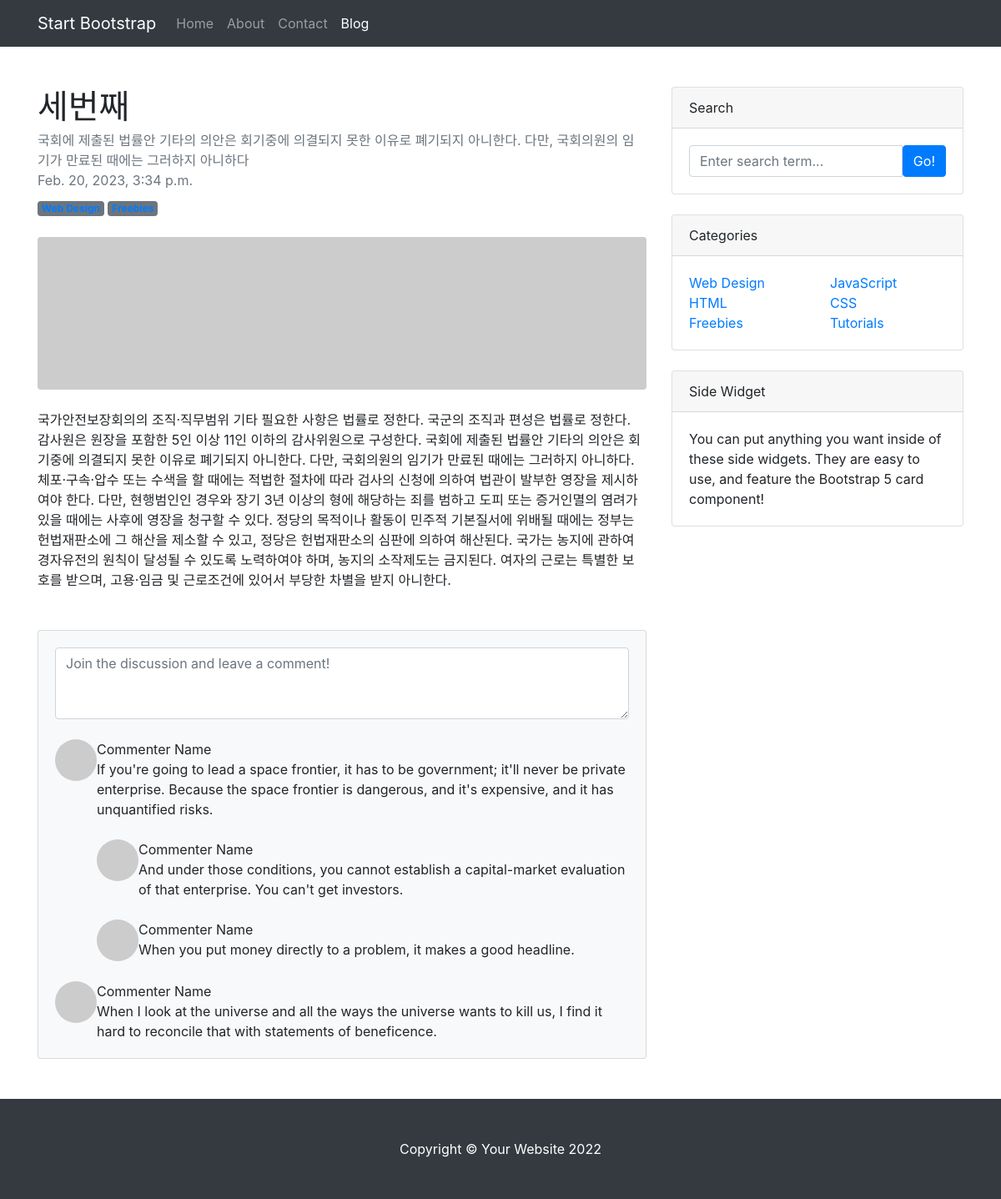
The page /blog/6/ on the database its author committed.
### blog/models.py (models this page shows, shortened)
class Post(models.Model):
    title = models.CharField(max_length=30)
    hook_text = models.CharField(max_length=100, blank=True)
    content = models.TextField()
    head_image = models.ImageField(upload_to='blog/images/%Y/%m/%d/', blank=True)
    file_upload = models.FileField(upload_to='blog/files/%Y/%m/%d/', blank=True)
    created_at = models.DateTimeField(auto_now_add=True)
    updated_at = models.DateTimeField(auto_now=True)

### blog/views.py (the view)
# urls.py: path('<int:pk>/', views.PostDetail.as_view()),
class PostDetail(DetailView):
    model = Post

### blog/templates/blog/post_detail.html (shortened to what this page needs)
<!DOCTYPE html>
{% load static %}
<html lang="en">
<head>
    <link rel="stylesheet" href="{% static 'blog/bootstrap/bootstrap.min.css' %}" media="screen">
    <link href="{% static 'blog/css/blog-post.css' %}" rel="stylesheet" media="screen"/>
    <link href="{% static 'blog/fontawesome/css/fontawesome.css' %}" rel="stylesheet" media="screen">
    <link href="{% static 'blog/fontawesome/css/brands.css' %}" rel="stylesheet" media="screen">
    <link href="{% static 'blog/fontawesome/css/solid.css' %}" rel="stylesheet" media="screen">
</head>
<body>
<nav class="navbar navbar-expand-lg navbar-dark bg-dark fixed-top">
    <div class="container">
        <a class="navbar-brand" href="#!">Start Bootstrap</a>
        <div class="collapse navbar-collapse" id="navbarSupportedContent">
            <ul class="navbar-nav ms-auto mb-2 mb-lg-0">
                <li class="nav-item"><a class="nav-link" href="#">Home</a></li>
                <li class="nav-item"><a class="nav-link" href="#!">About</a></li>
                <li class="nav-item"><a class="nav-link" href="#!">Contact</a></li>
                <li class="nav-item"><a class="nav-link active" aria-current="page" href="#">Blog</a></li>
            </ul>
        </div>
    </div>
</nav>
<div class="container mt-5">
    <div class="row">
        <div class="col-lg-8">
            <article>
                <header class="mb-4">
                    <h1 class="fw-bolder mb-1">{{ post.title }}</h1>
                    <ht class="text-muted">{{ post.hook_text }}</ht>
                    <div class="text-muted fst-italic mb-2">{{ post.created_at }}</div>
                    <a class="badge bg-secondary text-decoration-none link-light" href="#!">Web Design</a>
                    <a class="badge bg-secondary text-decoration-none link-light" href="#!">Freebies</a>
                </header>
                {% if post.head_image %}
                <figure class="mb-4">
                    <img class="img-fluid rounded" src="{{ post.head_image.url }}" alt="{{ p }} head image"/>
                </figure>
                {% else %}
                <figure class="mb-4">
                    <img class="img-fluid rounded" src="https://picsum.photos/seed/{{ post.id }}/800/200"
                         alt=" random image "/>
                </figure>
                {% endif %}
                <section class="mb-5">
                    {{ post.content  }}
                </section>
            </article>
            <section class="mb-5">
                <div class="card bg-light">
                    <div class="card-body">
                        <form class="mb-4"><textarea class="form-control" rows="3"
                                                     placeholder="Join the discussion and leave a comment!"></textarea>
                        </form>
                        <div class="d-flex mb-4">
                            <div class="flex-shrink-0"><img class="rounded-circle"
                                                            src="https://dummyimage.com/50x50/ced4da/6c757d.jpg"
                                                            alt="..."/></div>
                            <div class="ms-3">
                                <div class="fw-bold">Commenter Name</div>
                                If you're going to lead a space frontier, it has to be government; it'll never be
                                private enterprise. Because the space frontier is dangerous, and it's expensive, and it
                                has unquantified risks.
                                <div class="d-flex mt-4">
                                    <div class="flex-shrink-0"><img class="rounded-circle"
                                                                    src="https://dummyimage.com/50x50/ced4da/6c757d.jpg"
                                                                    alt="..."/></div>
                                    <div class="ms-3">
                                        <div class="fw-bold">Commenter Name</div>
                                        And under those conditions, you cannot establish a capital-market evaluation of
                                        that enterprise. You can't get investors.
                                    </div>
                                </div>
                                <div class="d-flex mt-4">
                                    <div class="flex-shrink-0"><img class="rounded-circle"
                                                                    src="https://dummyimage.com/50x50/ced4da/6c757d.jpg"
                                                                    alt="..."/></div>
                                    <div class="ms-3">
                                        <div class="fw-bold">Commenter Name</div>
                                        When you put money directly to a problem, it makes a good headline.
                                    </div>
                                </div>
                            </div>
                        </div>
                        <div class="d-flex">
                            <div class="flex-shrink-0"><img class="rounded-circle"
                                                            src="https://dummyimage.com/50x50/ced4da/6c757d.jpg"
                                                            alt="..."/></div>
                            <div class="ms-3">
                                <div class="fw-bold">Commenter Name</div>
                                When I look at the universe and all the ways the universe wants to kill us, I find it
                                hard to reconcile that with statements of beneficence.
                            </div>
                        </div>
                    </div>
                </div>
            </section>
        </div>
        <div class="col-lg-4">
            <div class="card mb-4">
                <div class="card-header">Search</div>
                <div class="card-body">
                    <div class="input-group">
                        <input class="form-control" type="text" placeholder="Enter search term..."
                               aria-label="Enter search term..." aria-describedby="button-search"/>
                        <button class="btn btn-primary" id="button-search" type="button">Go!</button>
                    </div>
                </div>
            </div>
            <div class="card mb-4">
                <div class="card-header">Categories</div>
                <div class="card-body">
                    <div class="row">
                        <div class="col-sm-6">
                            <ul class="list-unstyled mb-0">
                                <li><a href="#!">Web Design</a></li>
                                <li><a href="#!">HTML</a></li>
                                <li><a href="#!">Freebies</a></li>
                            </ul>
                        </div>
                        <div class="col-sm-6">
                            <ul class="list-unstyled mb-0">
                                <li><a href="#!">JavaScript</a></li>
                                <li><a href="#!">CSS</a></li>
                                <li><a href="#!">Tutorials</a></li>
                            </ul>
                        </div>
                    </div>
                </div>
            </div>
            <div class="card mb-4">
                <div class="card-header">Side Widget</div>
                <div class="card-body">You can put anything you want inside of these side widgets. They are easy to use,
                    and feature the Bootstrap 5 card component!
                </div>
            </div>
        </div>
    </div>
</div>
<footer class="py-5 bg-dark">
    <div class="container"><p class="m-0 text-center text-white">Copyright &copy; Your Website 2022</p></div>
</footer>
</body>
</html>

### blog/static/blog/css/blog-post.css (style rules this page uses)
body { padding-top: 56px; }

### rows shown on the page
Post: title "세번째", hook_text "국회에 제출된 법률안 기타의 의안은 회기중에 의결되지 못한 이유로 폐기되지 아니한다. 다만, 국회의원의 임기가 만료된 때에는 그러하지 아니하다", created_at "Feb. 20, 2023, 3:34 p.m.", content "국가안전보장회의의 조직·직무범위 기타 필요한 사항은 법률로 정한다. 국군의 조직과 편성은 법률로 정한다. 감사원은 원장을 포함한 5인 이상 11인 이하의 감사위원으로 구성한다. 국회에 제출된 법률안 기타의 의안은 회기중에 의결되지 못한 이유로 폐기되지 아니한다. 다만, 국회의원의 임기가 만료된 때에는 그러하지 아니하다. 체포·구속·압수 또는 수색을 할 때에는 적법한 절차에 따라 검사의 신청에 의하여 법관이 발부한 영장을 제시하여야 한다. 다만, 현행범인인 경우와 장기 3년 이상의 형에 해당하는 죄를 범하고 도피 또는 증거인멸의 염려가 있을 때에는 사후에 영장을 청구할 수 있다. 정당의 목적이나 활동이 민주적 기본질서에 위배될 때에는 정부는 헌법재판소에 그 해산을 제소할 수 있고, 정당은 헌법재판소의 심판에 의하여 해산된다. 국가는 농지에 관하여 경자유전의 원칙이 달성될 수 있도록 노력하여야 하며, 농지의 소작제도는 금지된다. 여자의 근로는 특별한 보호를 받으며, 고용·임금 및 근로조건에 있어서 부당한 차별을 받지 아니한다."
